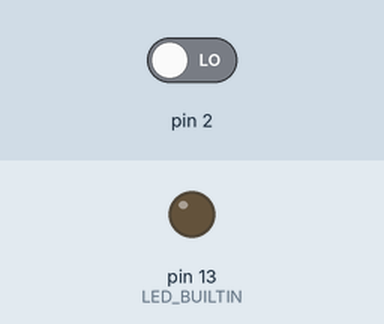
Simulated run of this sketch. Board: Arduino Uno, built with avr-gcc and run on an emulated ATmega328P. Parts: output pins drawn as LEDs (lit = HIGH). The inputs (shaded band) are chosen by the test bench; at power-on: pin 2 LOW.

Above: at 1.2 s.
1.3 s: pin 2 driven HIGH
At 2.5 s:
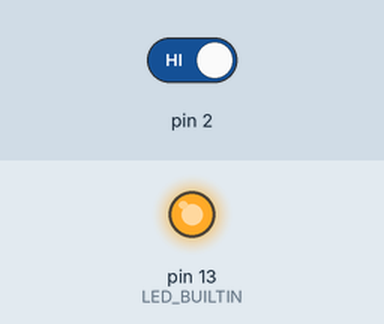
2.8 s: pin 2 driven LOW
At 3.7 s:
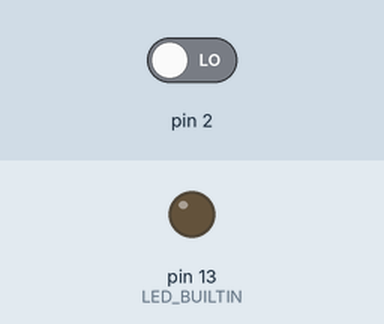
Timing chart, 0 to 5.8 s (numbered marks = the images above; inputs shaded):
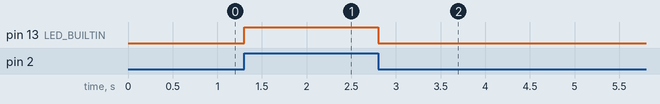

The sketch:

button_LED.ino
```cpp
void setup() {
  // put your setup code here, to run once:
  Serial.begin(9600);
  pinMode(LED_BUILTIN,OUTPUT);
  pinMode(2,INPUT);
}

void loop() {
  // put your main code here, to run repeatedly:
  int val=digitalRead(2);
  if(val==1){
    digitalWrite(LED_BUILTIN, HIGH);
  }else{
    digitalWrite(LED_BUILTIN, 0);
  }
}
```

Measured:
- after the input at 1.3 s, pin 13 (LED_BUILTIN): LOW → HIGH at once
- after the input at 2.8 s, pin 13 (LED_BUILTIN): HIGH → LOW at once
